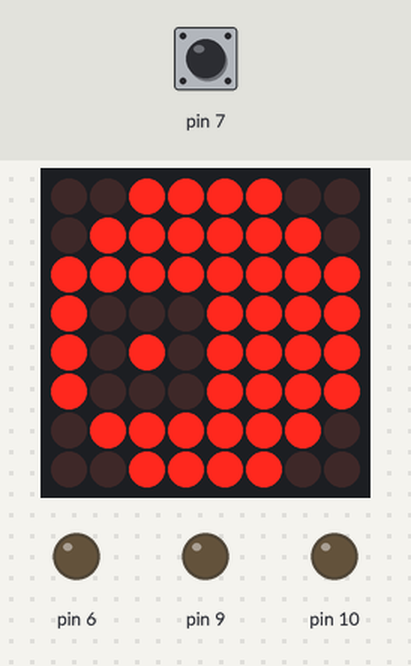
The sketch below on a simulated Arduino Uno, built with avr-gcc and run on an emulated ATmega328P. Parts: 8×8 LED matrix, output pins drawn as LEDs (lit = HIGH). The test bench sets the inputs (shaded band); at power-on: pin 7 HIGH. Random numbers use the default seed unless the sketch sets one; EEPROM starts erased; what the sketch prints to the serial monitor is not drawn.

Above: at 1.2 s.
1.3 s: pin 7 pulled LOW for 0.15 s
At 4.2 s:
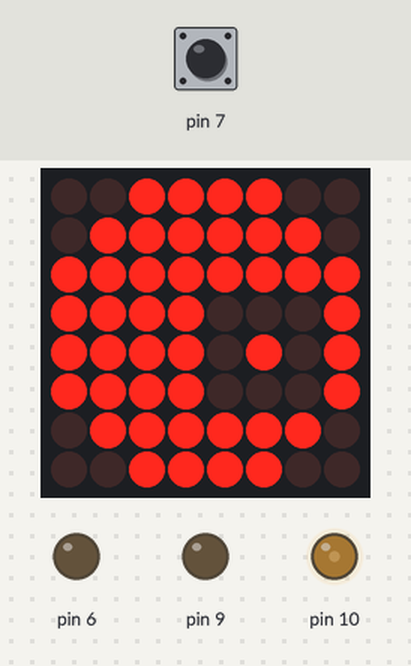
4.4 s: pin 7 pulled LOW for 1 s
At 5.78 s:
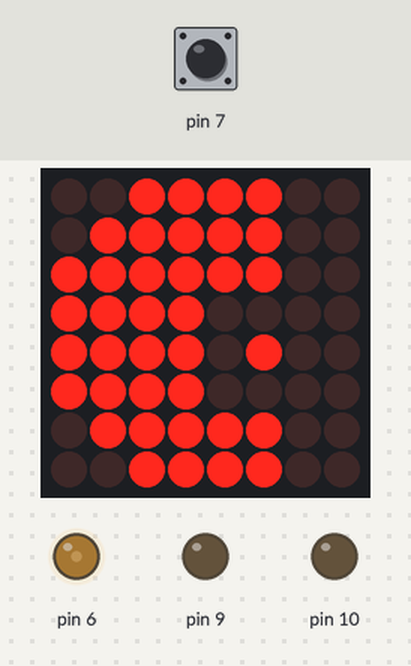
7.4 s: pin 7 pulled LOW for 0.15 s
At 9.5 s:
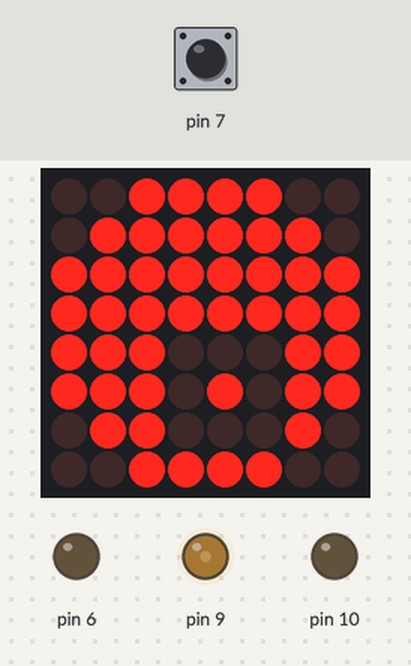
10.5 s: pin 7 pulled LOW for 3.2 s
At 15.0 s:
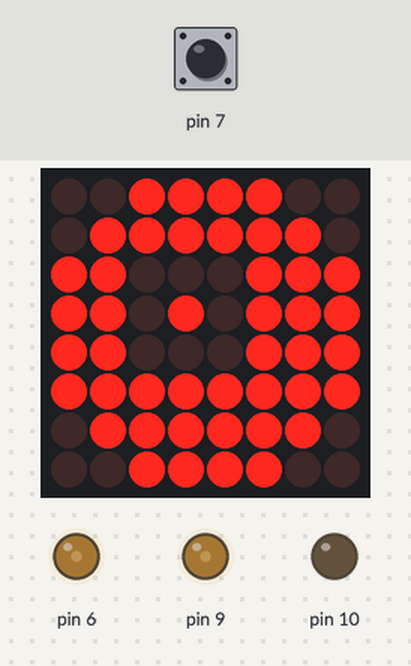
15.2 s: pin 7 pulsed LOW 2 times (0.12 s each, 0.3 s apart)
At 16.58 s:
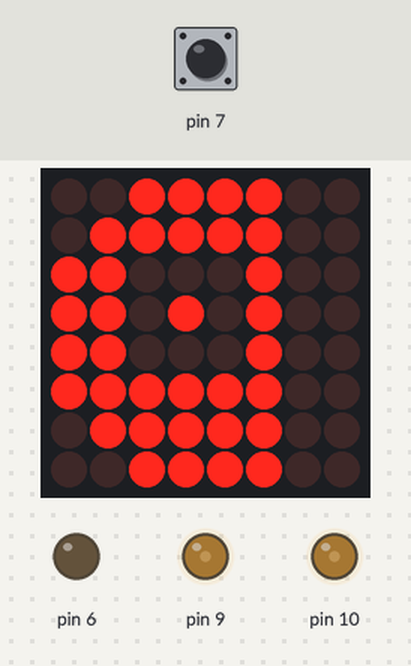
18.2 s: pin 7 pulled LOW for 0.15 s
At 23.2 s:
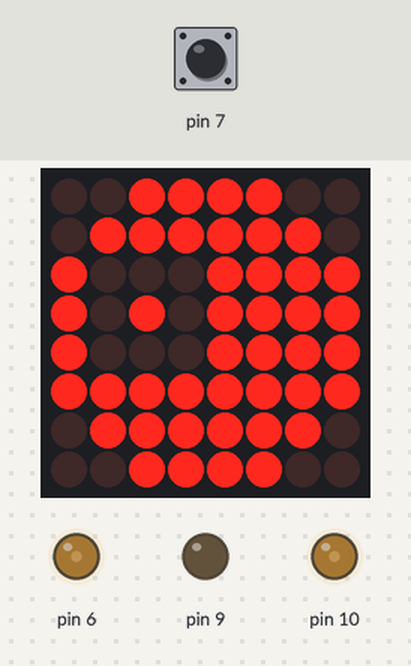
Timing chart, 0 to 24.7 s (numbered marks = the images above; inputs shaded):
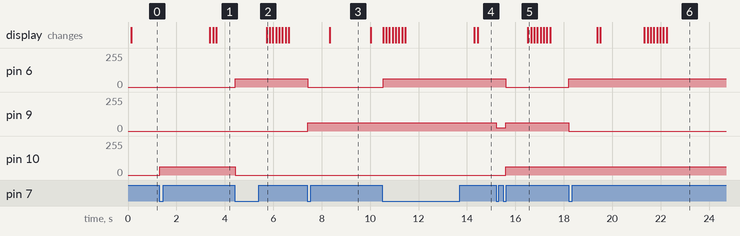

Measured:
- after the input at 1.3 s, pin 10: 0/255 → 63/255 at once
- after the input at 4.4 s, pin 6: 0/255 → 63/255 at once; pin 10: 63/255 → 0/255 at once
- after the input at 7.4 s, pin 6: 63/255 → 0/255 at once; pin 9: 0/255 → 63/255 at once
- after the input at 10.5 s, pin 6: 0/255 → 63/255 at once
- after the input at 15.2 s, pin 6: 63/255 → 0/255 after 0.41 s; pin 9: 63/255 → 25/255 at once, → 63/255 0.39 s later; pin 10: 0/255 → 63/255 after 0.41 s
- after the input at 18.2 s, pin 6: 0/255 → 63/255 at once; pin 9: 63/255 → 0/255 at once
- what the display in image 3 shows lasts 1.7 s, from 8.3 s to 10.0 s

The sketch:

eye.ino
```cpp
#include <Wire.h>
#include <Adafruit_GFX.h>
#include "Adafruit_LEDBackpack.h"
#include <EEPROM.h>

#define ROUND_EYES

#define GROUND_MODE 1

#define BRIGHT_SCALE 0.25

Adafruit_8x8matrix matrix = Adafruit_8x8matrix();
byte x = 3;
byte y = 3;
byte targetX = 1;
byte targetY = 3;

byte minX = 1;
byte maxX = 5;
byte minY = 2;
byte maxY = 5;
unsigned long nextEyeMove = 0;

byte lid = 0;
byte lidDirection = 0;
unsigned long nextBlink = 1000;
unsigned long nextBlinkStep = 0;

byte buttonWatcher = HIGH;
byte currentColor = EEPROM.read(0);
const byte COLOR_COUNT = 7;
const byte fillColors[COLOR_COUNT][3] = {
  {0, 0, 255},
  {255, 0 ,0},
  {0, 255, 0},
  {255, 255, 0},
  {255, 100, 0},
  {0, 255, 255},
  {255, 0, 255}
};

void setup() {
  Serial.begin(9600);
  Serial.println("8x8 LED Matrix Test");

  pinMode(7, INPUT_PULLUP);

  matrix.begin(0x70);
  matrix.setBrightness(0);
  matrix.blinkRate(0);
}

void loop() {
  listenForButton();

  stepPupil();
  stepEyelid();

  drawEyes();
  drawPupil(x, y);
  drawEyelid();
  matrix.writeDisplay();

  analogWrite(6, fillColors[currentColor][0] * BRIGHT_SCALE);
  analogWrite(9, fillColors[currentColor][1] * BRIGHT_SCALE);
  analogWrite(10, fillColors[currentColor][2] * BRIGHT_SCALE);

  delay(125);
}

void listenForButton() {
  byte currentButton = digitalRead(7);

  if (currentButton != buttonWatcher && currentButton == LOW) {
    currentColor++;

    if (currentColor >= COLOR_COUNT) {
      currentColor = 0;
    }

    EEPROM.write(0, currentColor);
  }

  buttonWatcher = currentButton;
}

void stepPupil() {
  if (millis() < nextEyeMove) {
    return;
  }

  byte nextX = movePupilTo(x, targetX);
  byte nextY = movePupilTo(y, targetY);

  if (nextX == x && nextY == y) {
    targetX = random(minX, maxX);
    targetY = random(minY, maxY);

    nextEyeMove = millis() + random(1000, 5000);
  }

  x = nextX;
  y = nextY;
}

void drawEyes() {
#ifdef ROUND_EYES
  matrix.fillScreen(LED_OFF);
  matrix.fillRoundRect(0, 0, 8, 8, 3, LED_ON);
#else
  matrix.fillScreen(LED_ON);
#endif
}

byte movePupilTo(byte from, byte to) {
  if (from == to) {
    return to;
  }

  if (from > to) {
    return from - 1;
  }

  return from + 1;
}

void drawPupil(byte x, byte y) {
  matrix.fillRect(x, y, 3, 3, LED_OFF);
  matrix.drawPixel(x + 1, y + 1, LED_ON);
}

void stepEyelid() {
  if (millis() < nextBlink) return;
  //if (millis() < nextBlinkStep) return;

  if (lid >= 7) {
    lidDirection = -2;
  }

  lid += lidDirection;

  if (lid <= 0) {
    nextBlink = millis() + random(3000, 5000);
    lidDirection = 2;
    lid = 0;
  }
}

// assumes eye connectors are DOWN
void drawEyelid() {
  if (lid == 0) return;

  matrix.fillRect(8 - lid, 0, lid, 8, LED_OFF);
}
```
